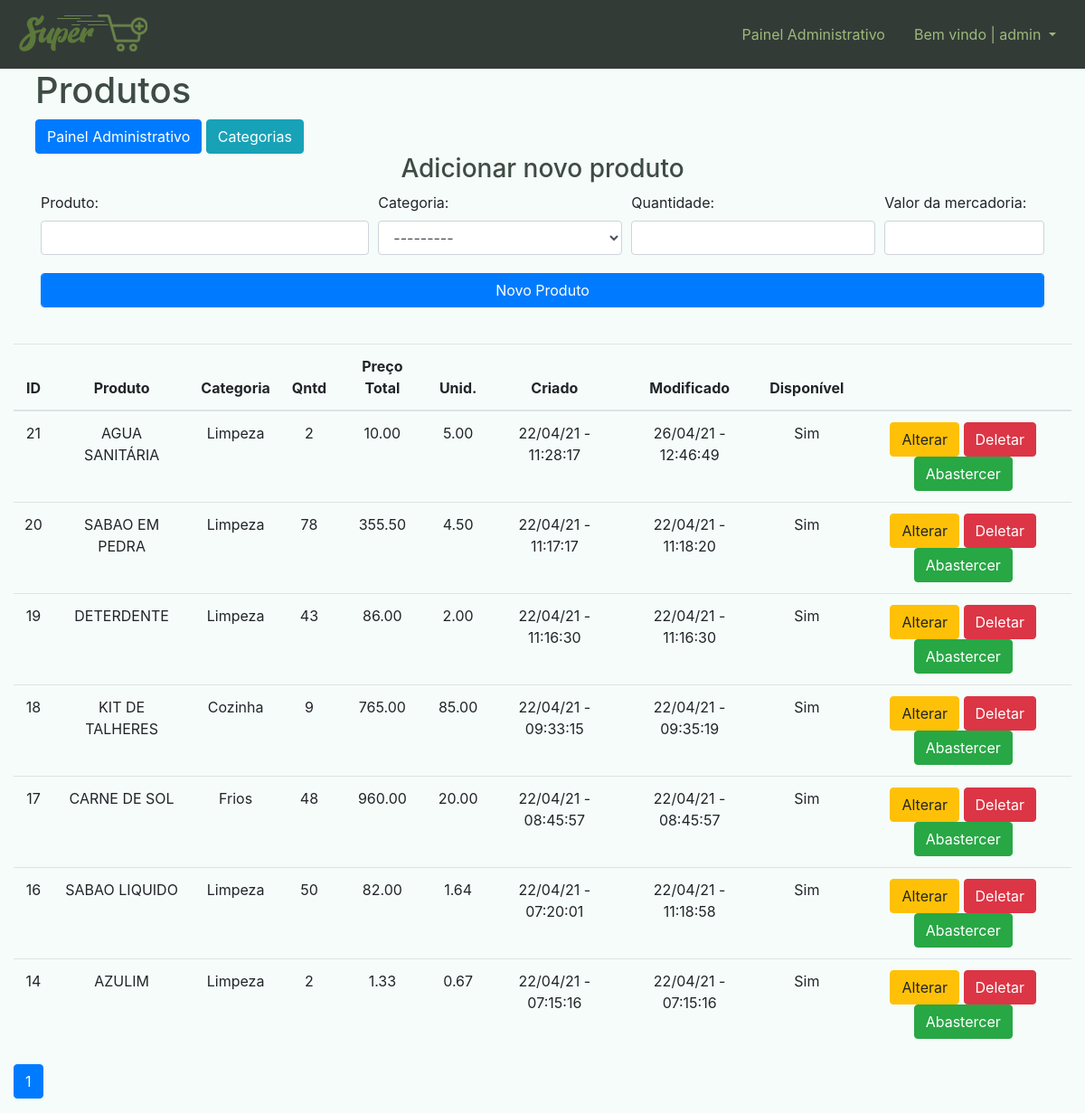
The page /dashboard/produtos/ (signed in) on the database its author committed.
### dashboard/models.py (models this page shows, shortened)
class Produto(models.Model):
    categoria = models.ForeignKey(Categoria, on_delete=models.CASCADE, verbose_name='Categoria')
    nome = models.CharField(max_length=150, unique=True, blank=False, null=False, verbose_name='Produto')
    quantidade = models.IntegerField(blank=False, null=False, verbose_name='Quantidade')
    valor_pago = models.DecimalField(max_digits=6, decimal_places=2, blank=False, null=False,verbose_name='Valor Pago')
    preco_medio = models.DecimalField(default=0.00, max_digits=5, decimal_places=2, blank=False, null=False,verbose_name='Preço de Venda',editable=False)
    data_criada = models.DateTimeField(auto_now_add=True, verbose_name='Criado')
    data_modificacao = models.DateTimeField(auto_now=True,verbose_name='Modificado')
    status = models.BooleanField(default=True, auto_created=True)

class Categoria(models.Model):
    nome = models.CharField(max_length=50, blank=True, null=True, unique=True, verbose_name='Categoria')
    def __str__(self):
        return self.nome

### dashboard/views.py (the view)
# urls.py: path('produtos/', dash_produtos, name='dash_produtos'),
@login_required()
@permission_required(perm='foo.view_bar', login_url='dash_index',raise_exception=True)
def dash_produtos(request):
    contexto = {}
    produtos = Produto.objects.all().order_by('-id')
    form = ProdutoForm(request.POST)
    contexto['produtos'] = paginacao(request, produtos)
    if request.method != 'POST':
        contexto['form'] = form
        return render(request, 'dashboard/produtos/dash_produtos.html', contexto)
    return render(request, 'dashboard/produtos/dash_produtos.html', contexto)

### dashboard/forms.py
class ProdutoForm(forms.ModelForm):
    class Meta:
        model = Produto
        fields = ['categoria','nome','quantidade','valor_pago']
        widgets ={
            'categoria':forms.Select(attrs={'class':'form-control mb-1'}),
            'nome':forms.TextInput(attrs={'class':'form-control mb-1'}),
            'quantidade':forms.NumberInput(attrs={'class':'form-control mb-1','min':'1', 'max':'1000'}),
            'valor_pago': forms.NumberInput(attrs={'class':'form-control mb-1','step':'0.01'})
        }

### dashboard/views.py (called while the page is built)
def paginacao(request, model, qnd=10):
    paginacao = Paginator(model, qnd)
    paginas = request.GET.get('p')
    model = paginacao.get_page(paginas)
    return model

### dashboard/templates/dashboard/produtos/dash_produtos.html (shortened to what this page needs)
{% extends 'base.html' %}
{% block navbar %}
{% include 'parciais/_dash_header.html' %}
{% endblock %}
{% block main %}
<div class="container-fluid">
    <div class="row">
        <div class="col ml-4">
            <h1>Produtos</h1>
            <a href="{% url 'dash_index' %}" class="btn btn-primary">Painel Administrativo</a></h5>
            <a href="{% url 'dash_categorias' %}" class="btn btn-info">Categorias</a></h5>
        </div>
    </div>
    <div class="container">
        <div class="row justify-content-center">
            <h3>Adicionar novo produto</h3>
        </div>
        <form action="{% url 'dash_novo_produto' %}" method="POST">
            <div class="form-row justify-content-md-center">
                <div class="form-group col-md-4">
                    <label for="id_nome">Produto:</label>
                    {{ form.nome}}
                </div>
                <div class="form-group col-md-3">
                    <label for="id_categoria">Categoria:</label>
                    {{ form.categoria}}
                </div>
                <div class="form-group col-md-3">
                    <label for="id_quantidade">Quantidade:</label>
                    {{ form.quantidade}}
                </div>
                <div class="form-group col-md-2">
                    <label for="id_valor_pago">Valor da mercadoria:</label>
                    {{ form.valor_pago}}
                </div>
                <div class="form-group col-md-12">
                    <button type="submit" class="form-control btn btn-primary">Novo Produto</button>
                </div>
            </div>
        </form>
    </div>
    <br>
    <div class="table-responsive">
        <table class="table ">
            <thead>
                <tr style="text-align: center; vertical-align: middle;">
                    <th>ID</th>
                    <th>Produto</th>
                    <th>Categoria</th>
                    <th>Qntd</th>
                    <th>Preço Total</th>
                    <th>Unid.</th>
                    <th>Criado</th>
                    <th>Modificado</th>
                    <th>Disponível</th>
                    <th></th>
                </tr>
            </thead>
            <tbody>
                {% for produto in produtos %}
                <tr style="text-align: center; vertical-align: middle;">
                    <td scope="row" >{{produto.id}}</td>
                    <td scope="col" >{{produto.nome}}</td>
                    <td scope="col" >{{produto.categoria}}</td>
                    <td scope="col" >{{produto.quantidade}}</td>
                    <td scope="col" >{{produto.valor_pago}}</td>
                    <td scope="col" >{{produto.preco_medio}}</td>
                    <td scope="col" >{{produto.data_criada |date:'d/m/y - h:i:s'}}</td>
                    <td scope="col" >{{produto.data_modificacao |date:'d/m/y - h:i:s'}}</td>
                    {% if produto.status == True  %}
                    <td scope="col">Sim</td>
                    {% else %}
                    <td scope="col">Não</td>
                    {% endif %}
                    <td scope="col" >
                        <a href="{% url 'dash_produto_update' produto.id %}" class="btn btn-warning far fa-edit" >Alterar</a>
                        <a href="{% url 'dash_produto_del' produto.id %}" class="btn btn-danger far fa-trash-alt">Deletar</a>
                        <a href="{% url 'dash_nova_carga_produto' produto.id %}" class="btn btn-success">Abastercer</a>
                    </td>
                </tr>
                {% endfor %}
            </tbody>
        </table>
    </div>
    <nav aria-label="Paginação de pedidos">
    <ul class="pagination">
        {% for pagina in produtos.paginator.page_range %}
            {% if produtos.number == pagina %}
                <li class="page-item active"><a class="page-link" href="?p={{pagina}}">{{pagina}}</a></li>
            {%else%}
                <li class="page-item"><a class="page-link" href="?p={{pagina}}">{{pagina}}</a></li>
            {%endif%}
        {%endfor%}
    </ul>
</nav>
</div>
{% endblock %}

### templates/parciais/_dash_header.html (shortened to what this page needs)
{% load static %}
<nav class="navbar navbar-expand-lg navbar navbar-dark bg-dark2">
    <a class="navbar-brand" href="{% url 'super_index' %}"><img src="{% static 'img/logo.png' %}" alt="SuperMais"></a>
    <div class="collapse navbar-collapse" id="navbarSupportedContent">
        <span class="navbar-text">
            <a class="nav-link" href="{% url 'dash_index' %}">Painel Administrativo</a>
        </span>
        <span class="navbar-text">
            <div class="dropdown text-dash">
                <a class="nav-link dropdown-toggle " href="" id="navbarDropdown" role="button" data-toggle="dropdown"
                    aria-haspopup="true" aria-expanded="false">
                    Bem vindo | {{user}}
                </a>
            </div>
        </span>
    </div>
</nav>

### templates/static/css/style.css (style rules this page uses)
body { background-color: #f6fcfa !important; }
h1,h2,h3,h4,h5,h6 { color: #3f4b45 !important; }
.bg-dark2 { background-color: #333b37 !important; }
.nav-link { color: rgb(157 185 123) !important; }
.text-dash a { color: #9db97b !important; }

### rows shown on the page
Produto: id "21", nome "AGUA SANITÁRIA", categoria "Limpeza", quantidade "2", valor_pago "10.00", preco_medio "5.00", data_criada "22/04/21 - 11:28:17", data_modificacao "26/04/21 - 12:46:49", status "Sim"
Produto: id "20", nome "SABAO EM PEDRA", categoria "Limpeza", quantidade "78", valor_pago "355.50", preco_medio "4.50", data_criada "22/04/21 - 11:17:17", data_modificacao "22/04/21 - 11:18:20", status "Sim"
Produto: id "19", nome "DETERDENTE", categoria "Limpeza", quantidade "43", valor_pago "86.00", preco_medio "2.00", data_criada "22/04/21 - 11:16:30", data_modificacao "22/04/21 - 11:16:30", status "Sim"
Produto: id "18", nome "KIT DE TALHERES", categoria "Cozinha", quantidade "9", valor_pago "765.00", preco_medio "85.00", data_criada "22/04/21 - 09:33:15", data_modificacao "22/04/21 - 09:35:19", status "Sim"
Produto: id "17", nome "CARNE DE SOL", categoria "Frios", quantidade "48", valor_pago "960.00", preco_medio "20.00", data_criada "22/04/21 - 08:45:57", data_modificacao "22/04/21 - 08:45:57", status "Sim"
Produto: id "16", nome "SABAO LIQUIDO", categoria "Limpeza", quantidade "50", valor_pago "82.00", preco_medio "1.64", data_criada "22/04/21 - 07:20:01", data_modificacao "22/04/21 - 11:18:58", status "Sim"
Produto: id "14", nome "AZULIM", categoria "Limpeza", quantidade "2", valor_pago "1.33", preco_medio "0.67", data_criada "22/04/21 - 07:15:16", data_modificacao "22/04/21 - 07:15:16", status "Sim"

### other values the page prints
{{ user }} "admin"
{{ pagina }} "1"
